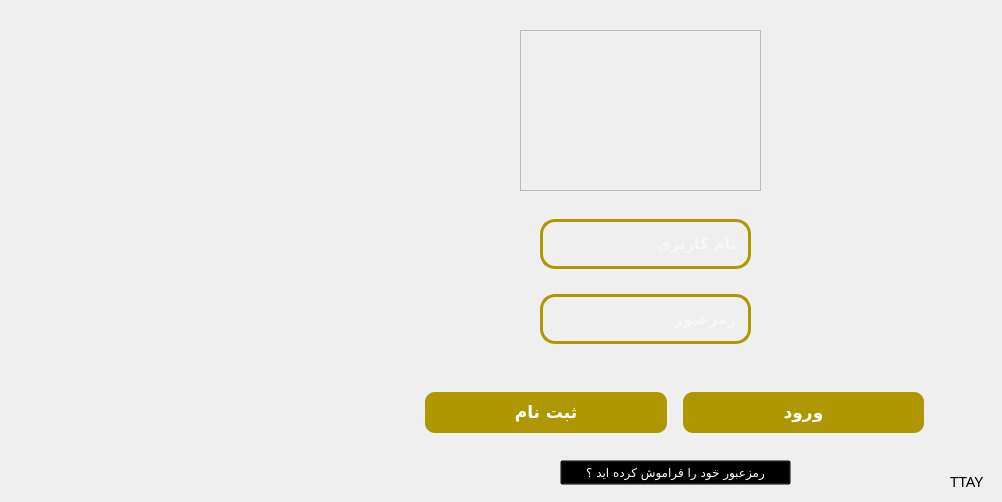
<?xml version="1.0" encoding="UTF-8"?>
<ui version="4.0">
 <class>Welcome</class>
 <widget class="QMainWindow" name="Welcome">
  <property name="geometry">
   <rect>
    <x>0</x>
    <y>0</y>
    <width>1002</width>
    <height>502</height>
   </rect>
  </property>
  <property name="minimumSize">
   <size>
    <width>1002</width>
    <height>502</height>
   </size>
  </property>
  <property name="maximumSize">
   <size>
    <width>1002</width>
    <height>502</height>
   </size>
  </property>
  <property name="font">
   <font>
    <stylestrategy>NoAntialias</stylestrategy>
   </font>
  </property>
  <property name="windowTitle">
   <string>Welcome</string>
  </property>
  <property name="styleSheet">
   <string notr="true">#centralwidget{
	border-image: url(:/image/welcomePage/welcome.jpg);
}</string>
  </property>
  <widget class="QWidget" name="centralwidget">
   <property name="minimumSize">
    <size>
     <width>1002</width>
     <height>502</height>
    </size>
   </property>
   <property name="maximumSize">
    <size>
     <width>1002</width>
     <height>502</height>
    </size>
   </property>
   <widget class="QWidget" name="verticalLayoutWidget">
    <property name="geometry">
     <rect>
      <x>540</x>
      <y>200</y>
      <width>211</width>
      <height>163</height>
     </rect>
    </property>
    <layout class="QVBoxLayout" name="verticalLayout">
     <item>
      <widget class="QLineEdit" name="usernameInput">
       <property name="font">
        <font>
         <family>Nazanin</family>
         <pointsize>11</pointsize>
         <weight>75</weight>
         <italic>false</italic>
         <bold>true</bold>
         <underline>false</underline>
         <stylestrategy>PreferDefault</stylestrategy>
         <kerning>true</kerning>
        </font>
       </property>
       <property name="tabletTracking">
        <bool>false</bool>
       </property>
       <property name="focusPolicy">
        <enum>Qt::StrongFocus</enum>
       </property>
       <property name="autoFillBackground">
        <bool>false</bool>
       </property>
       <property name="styleSheet">
        <string notr="true">#usernameInput{
padding : 10px;
background-color: transparent;
border-radius: 15px;
border: 3px solid #ae9700;
color: white;
}
</string>
       </property>
       <property name="locale">
        <locale language="English" country="UnitedStates"/>
       </property>
       <property name="maxLength">
        <number>32764</number>
       </property>
       <property name="frame">
        <bool>true</bool>
       </property>
       <property name="echoMode">
        <enum>QLineEdit::Normal</enum>
       </property>
       <property name="alignment">
        <set>Qt::AlignLeading|Qt::AlignLeft|Qt::AlignVCenter</set>
       </property>
       <property name="placeholderText">
        <string>نام کاربری</string>
       </property>
      </widget>
     </item>
     <item>
      <widget class="QLineEdit" name="passwordInput">
       <property name="font">
        <font>
         <family>Nazanin</family>
         <pointsize>11</pointsize>
         <weight>75</weight>
         <bold>true</bold>
         <stylestrategy>PreferDefault</stylestrategy>
         <kerning>true</kerning>
        </font>
       </property>
       <property name="styleSheet">
        <string notr="true">#passwordInput{
padding : 10px;
background-color: transparent;
border-radius: 15px;
border: 3px solid #ae9700;
	color:white;
}</string>
       </property>
       <property name="frame">
        <bool>false</bool>
       </property>
       <property name="echoMode">
        <enum>QLineEdit::Password</enum>
       </property>
       <property name="placeholderText">
        <string>رمزعبور</string>
       </property>
      </widget>
     </item>
    </layout>
   </widget>
   <widget class="QWidget" name="horizontalLayoutWidget">
    <property name="geometry">
     <rect>
      <x>420</x>
      <y>370</y>
      <width>509</width>
      <height>86</height>
     </rect>
    </property>
    <layout class="QHBoxLayout" name="horizontalLayout">
     <item>
      <widget class="QPushButton" name="signupBtn">
       <property name="font">
        <font>
         <family>Nazanin</family>
         <pointsize>13</pointsize>
         <weight>75</weight>
         <bold>true</bold>
         <stylestrategy>PreferDefault</stylestrategy>
        </font>
       </property>
       <property name="cursor">
        <cursorShape>PointingHandCursor</cursorShape>
       </property>
       <property name="styleSheet">
        <string notr="true">#signupBtn{
border-radius: 10px;
background-color: #ae9700;
border: none;
color: #FFFFFF;
text-align: center;
padding: 10px;
margin: 5px;
}
#signupBtn:hover {
  background-color: #5f2630;
}
</string>
       </property>
       <property name="text">
        <string>ثبت نام</string>
       </property>
       <property name="flat">
        <bool>false</bool>
       </property>
      </widget>
     </item>
     <item>
      <widget class="QPushButton" name="loginBtn">
       <property name="font">
        <font>
         <family>Nazanin</family>
         <pointsize>13</pointsize>
         <weight>75</weight>
         <bold>true</bold>
         <stylestrategy>PreferDefault</stylestrategy>
        </font>
       </property>
       <property name="cursor">
        <cursorShape>PointingHandCursor</cursorShape>
       </property>
       <property name="autoFillBackground">
        <bool>false</bool>
       </property>
       <property name="styleSheet">
        <string notr="true">#loginBtn{
border-radius: 10px;
background-color: #ae9700;
border: none;
color: #FFFFFF;
text-align: center;
padding: 10px;
margin: 5px;
}
#loginBtn:hover {
  background-color: #5f2630;
}</string>
       </property>
       <property name="text">
        <string>ورود</string>
       </property>
       <property name="iconSize">
        <size>
         <width>20</width>
         <height>20</height>
        </size>
       </property>
       <property name="autoDefault">
        <bool>false</bool>
       </property>
       <property name="default">
        <bool>false</bool>
       </property>
       <property name="flat">
        <bool>false</bool>
       </property>
      </widget>
     </item>
    </layout>
   </widget>
   <widget class="QPushButton" name="forgetBtn">
    <property name="geometry">
     <rect>
      <x>560</x>
      <y>460</y>
      <width>231</width>
      <height>25</height>
     </rect>
    </property>
    <property name="font">
     <font>
      <family>Nazanin</family>
      <pointsize>9</pointsize>
      <stylestrategy>PreferDefault</stylestrategy>
     </font>
    </property>
    <property name="cursor">
     <cursorShape>PointingHandCursor</cursorShape>
    </property>
    <property name="styleSheet">
     <string notr="true">#forgetBtn{
background : transparent;
color :  white;
}
#forgetBtn:hover{
border-radius: 10px;
background-color: #ae9700;
border: none;
background-color : white;
color : red;
}
</string>
    </property>
    <property name="text">
     <string>رمزعبور خود را فراموش کرده اید ؟</string>
    </property>
   </widget>
   <widget class="QPushButton" name="closeBtn">
    <property name="geometry">
     <rect>
      <x>950</x>
      <y>10</y>
      <width>41</width>
      <height>31</height>
     </rect>
    </property>
    <property name="cursor">
     <cursorShape>PointingHandCursor</cursorShape>
    </property>
    <property name="text">
     <string/>
    </property>
    <property name="icon">
     <iconset resource="MySrc.qrc">
      <normaloff>:/image/welcomePage/close.png</normaloff>:/image/welcomePage/close.png</iconset>
    </property>
    <property name="flat">
     <bool>true</bool>
    </property>
   </widget>
   <widget class="QFrame" name="logo">
    <property name="geometry">
     <rect>
      <x>520</x>
      <y>30</y>
      <width>241</width>
      <height>161</height>
     </rect>
    </property>
    <property name="styleSheet">
     <string notr="true">image: url(:/image/welcomePage/logo.png);</string>
    </property>
    <property name="frameShape">
     <enum>QFrame::StyledPanel</enum>
    </property>
    <property name="frameShadow">
     <enum>QFrame::Raised</enum>
    </property>
   </widget>
   <widget class="QPushButton" name="ShowpassBtn">
    <property name="geometry">
     <rect>
      <x>500</x>
      <y>305</y>
      <width>31</width>
      <height>31</height>
     </rect>
    </property>
    <property name="styleSheet">
     <string notr="true">
border-radius: 10px;</string>
    </property>
    <property name="text">
     <string/>
    </property>
    <property name="icon">
     <iconset resource="MySrc.qrc">
      <normaloff>:/image/welcomePage/eye.png</normaloff>:/image/welcomePage/eye.png</iconset>
    </property>
    <property name="iconSize">
     <size>
      <width>30</width>
      <height>30</height>
     </size>
    </property>
    <property name="autoDefault">
     <bool>false</bool>
    </property>
    <property name="flat">
     <bool>true</bool>
    </property>
   </widget>
   <widget class="QLabel" name="label">
    <property name="geometry">
     <rect>
      <x>950</x>
      <y>460</y>
      <width>51</width>
      <height>41</height>
     </rect>
    </property>
    <property name="font">
     <font>
      <family>Nero</family>
      <pointsize>11</pointsize>
      <weight>50</weight>
      <bold>false</bold>
      <stylestrategy>PreferDefault</stylestrategy>
     </font>
    </property>
    <property name="text">
     <string>TTAY</string>
    </property>
   </widget>
  </widget>
 </widget>
 <resources>
  <include location="MySrc.qrc"/>
 </resources>
 <connections/>
</ui>
